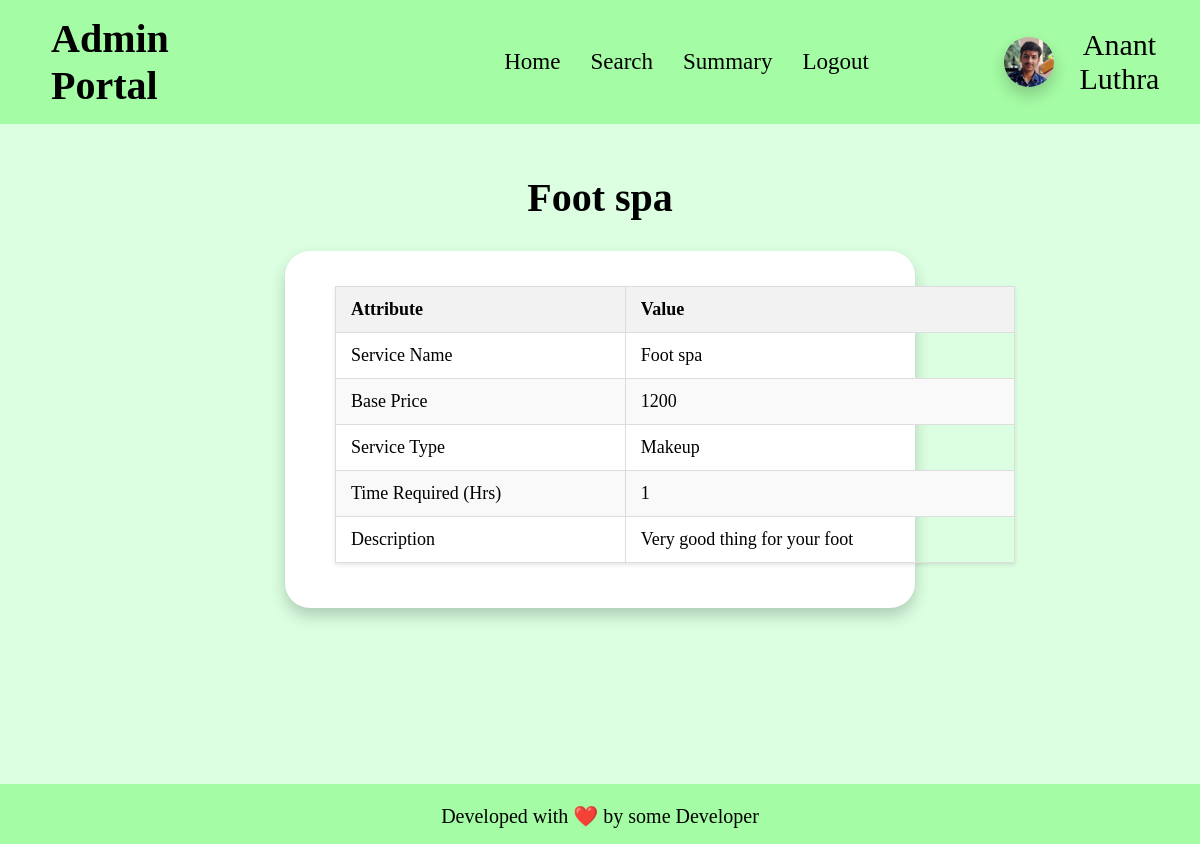
/view_service/2, run on the app's committed database.
### app.py (models this page shows)
class service(db.Model):
    __tablename__ = "service"
    id = db.Column(db.Integer, primary_key=True, autoincrement=True)
    name = db.Column(db.String, nullable=False)
    base_price = db.Column(db.Integer, nullable=False)
    time_required = db.Column(db.Integer, nullable=False)
    description = db.Column(db.String, nullable=False)
    status = db.Column(db.Boolean, default = False)
    type = db.Column(db.String, nullable=False)
    professionals = db.relationship('professional', back_populates='service_type')
    service_requests = db.relationship('service_request', backref='service', cascade='all, delete-orphan')

### app.py (the view)
@app.route("/view_service/<int:id>")
def view_service(id):
    if request.method == "GET":
        ser = service.query.filter_by(id = id).first()
        return render_template("view_service.html", service = ser, admin_name = ADMIN_NAME)
    else:
        return "Invalid Request"

### templates/view_service.html (shortened to what this page needs)
<!DOCTYPE html>
<html lang="en">
<head>
    <link rel="stylesheet" href="/static/css/profile-block.css">
    <link rel="stylesheet" href="/static/css/basic.css">
</head>
<body>
    <header>
        <h1>Admin Portal</h1>
        <ul>
            <li><a href="/admin_home">Home</a></li>
            <li><a href="/admin_search">Search</a></li>
            <li><a href="/admin_summary">Summary</a></li>
            <li><a href="/admin_logout">Logout</a></li>
        </ul>
        <div id="user-info">
            <img id="user-pic" src="/static/anant-pic.jpg" alt="Profile Picture">
            <div>{{admin_name}}</div>
        </div>
    </header>
    <main>
        <h1 id="logheading">{{service.name}}</h1>
        <div id="main">
            <table class="styled-table">
                <thead>
                    <tr>
                        <th>Attribute</th>
                        <th>Value</th>
                    </tr>
                </thead>
                <tbody>
                    <tr>
                        <td>Service Name</td>
                        <td>{{service.name}}</td>
                    </tr>
                    <tr>
                        <td>Base Price</td>
                        <td>{{service.base_price}}</td>
                    </tr>
                    <tr>
                        <td>Service Type</td>
                        <td>{{service.type}}</td>
                    </tr>
                    <tr>
                        <td>Time Required (Hrs)</td>
                        <td>{{service.time_required}}</td>
                    </tr>
                    <tr>
                        <td>Description</td>
                        <td>{{service.description}}</td>
                    </tr>
                </tbody>
            </table>
        </div>
    </main>
    <footer>
        <p>
            Developed with ❤️ by some Developer
        </p>
    </footer>
</body>
</html>

### static/css/profile-block.css (style rules this page uses)
#user-info { margin-left: 10vw; width: 19vw; display: flex; flex-direction: row; align-items: center; justify-content: space-evenly; }
#user-info img { min-width: 50px; min-height: 50px; max-width: 55px; max-height: 55px; border-radius: 50px; box-shadow: 0 8px 16px rgba(0, 0, 0, 0.2); }
#user-info div { font-size: 30px; text-align: center; }

### static/css/basic.css (style rules this page uses)
* { padding: 0; margin: 0; }
body { background-color: rgb(220, 255, 226); align-items: center; text-align: left; }
header { align-items: center; display: flex; padding: 15px; background-color: rgb(164, 252, 164); }
ul { display: flex; list-style-type: none; padding: 0; margin: 0; }
ul li { padding-inline: 15px; }
ul li a { font-size: 23px; text-decoration: none; color: black; }

### templates/view_service.html (style rules this page uses)
h1 { margin-right: 21vw; margin-left: 3vw; font-size: 40px; }
#main { margin: auto; text-align: center; align-items: center; justify-content: center; gap: 90px; background-color: rgb(255, 255, 255); width: 50vw; border-radius: 25px; padding-top: 10px; padding-bottom: 20px; padding-left: 30px; box-shadow: 0 8px 16px rgba(0, 0, 0, 0.2); }
#logheading { margin-bottom: 22px; font-size: 40px; margin: auto; margin-top: 50px; margin-bottom: 30px; text-align: center; }
.styled-table { width: 80%; width: 680px; border-collapse: collapse; margin: 25px 0; margin-left: 20px; font-size: 18px; text-align: left; box-shadow: 0 2px 4px rgba(0, 0, 0, 0.1); }
.styled-table th, .styled-table td { padding: 12px 15px; border: 1px solid #ddd; }
.styled-table th { background-color: #f2f2f2; font-weight: bold; }
.styled-table tr:nth-child(even) { background-color: #f9f9f9; }
main { height: 70vh; }
footer { align-items: center; text-align: center; background-color: rgb(164, 252, 164); height: 60px; margin-top: 50px; }
footer p { margin: auto; padding-top: 20px; font-size: 20px; }

### data on the page
service: name "Foot spa", base_price "1200", type "Makeup", time_required "1", description "Very good thing for your foot"

### other printed values
{{ admin_name }} "Anant Luthra"
